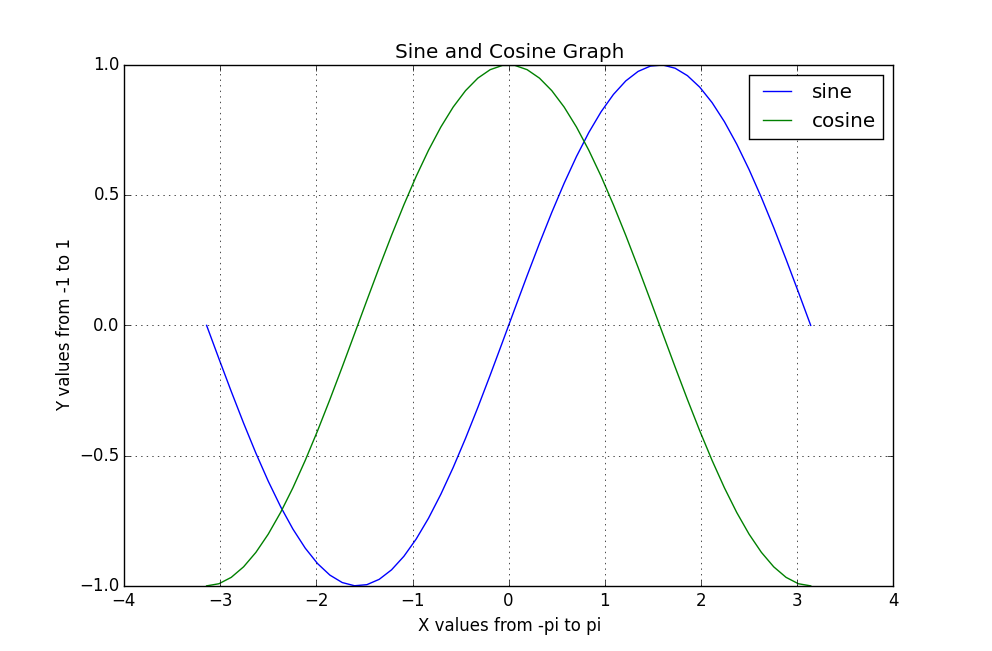

The Python source for this figure:
# -*- coding: utf-8 -*-
"""
Carter Rhea <crhea@g.cofc.edu>
"""
from numpy import linspace, sin, cos, pi
from matplotlib import pyplot as plt

x = linspace(-pi,pi)
plt.plot(x, sin(x),label="sine")
plt.plot(x, cos(x),label="cosine")
plt.legend()
plt.title("Sine and Cosine Graph")
plt.xlabel("X values from -pi to pi")
plt.ylabel("Y values from -1 to 1")
plt.grid()
